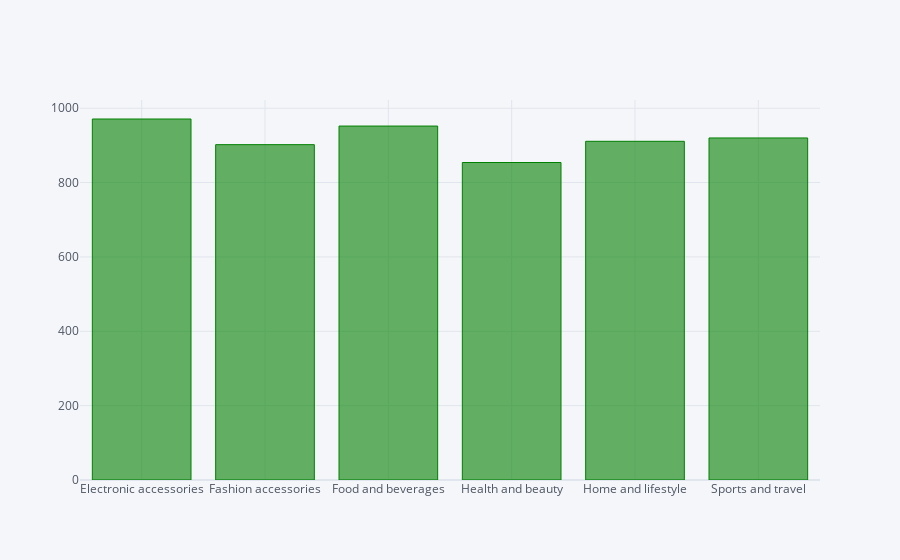

The notebook cell saved with this chart:
### Code cell
df.groupby('Product line')['Quantity'].sum().iplot(kind='bar',color='green');

### Figure 1 — Plotly figure (JSON) as saved in the notebook; plotly's stock layout.template omitted (floating-point values rounded to 4 significant figures)
{"data": [{"marker": {"color": "rgba(0, 128, 0, 0.6)", "line": {"color": "rgba(0, 128, 0, 1.0)", "width": 1}}, "name": "Quantity", "orientation": "v", "text": "", "type": "bar", "x": ["Electronic accessories", "Fashion accessories", "Food and beverages", "Health and beauty", "Home and lifestyle", "Sports and travel"], "y": [971, 902, 952, 854, 911, 920]}], "layout": {"legend": {"bgcolor": "#F5F6F9", "font": {"color": "#4D5663"}}, "paper_bgcolor": "#F5F6F9", "plot_bgcolor": "#F5F6F9", "title": {"font": {"color": "#4D5663"}}, "xaxis": {"gridcolor": "#E1E5ED", "showgrid": true, "tickfont": {"color": "#4D5663"}, "title": {"font": {"color": "#4D5663"}, "text": ""}, "zerolinecolor": "#E1E5ED"}, "yaxis": {"gridcolor": "#E1E5ED", "showgrid": true, "tickfont": {"color": "#4D5663"}, "title": {"font": {"color": "#4D5663"}, "text": ""}, "zerolinecolor": "#E1E5ED"}}}
